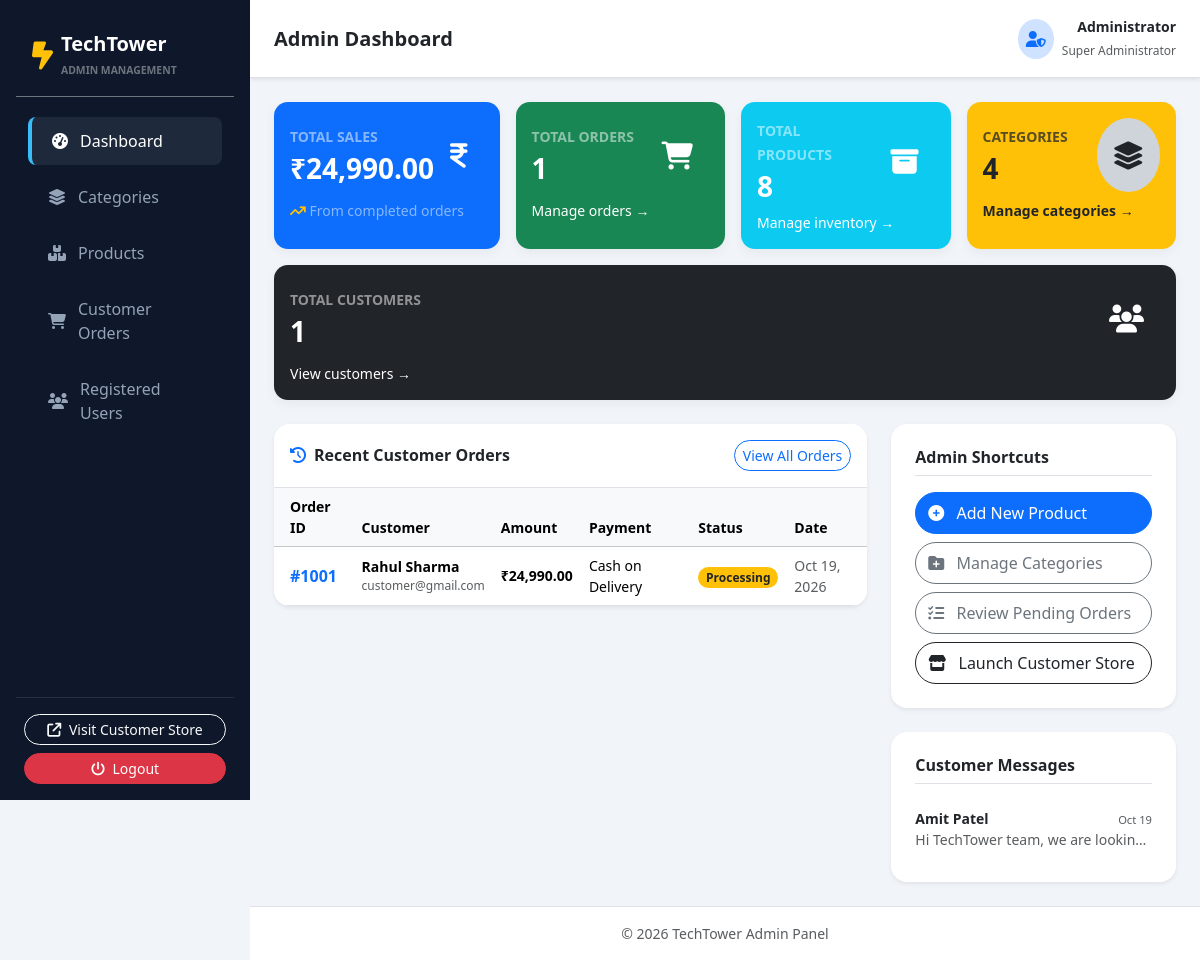
/admin/index.php (signed in), run on the app's committed database.
### tables this page shows
CREATE TABLE `orders` (
  `id` INT AUTO_INCREMENT PRIMARY KEY,
  `user_id` INT NOT NULL,
  `customer_name` VARCHAR(100) NOT NULL,
  `customer_email` VARCHAR(150) NOT NULL,
  `customer_mobile` VARCHAR(20) NOT NULL,
  `shipping_address` TEXT NOT NULL,
  `city` VARCHAR(100) NOT NULL,
  `state` VARCHAR(100) NOT NULL,
  `pincode` VARCHAR(20) NOT NULL,
  `total_amount` DECIMAL(10,2) NOT NULL,
  `payment_method` VARCHAR(50) NOT NULL,
  `payment_status` ENUM('Pending', 'Paid', 'Failed') DEFAULT 'Pending',
  `order_status` ENUM('Pending', 'Confirmed', 'Processing', 'Shipped', 'Delivered', 'Cancelled') DEFAULT 'Pending',
  `created_at` TIMESTAMP DEFAULT CURRENT_TIMESTAMP,
  FOREIGN KEY (`user_id`) REFERENCES `users`(`id`) ON DELETE CASCADE
);

CREATE TABLE `contacts` (
  `id` INT AUTO_INCREMENT PRIMARY KEY,
  `name` VARCHAR(100) NOT NULL,
  `email` VARCHAR(150) NOT NULL,
  `phone` VARCHAR(20) DEFAULT NULL,
  `subject` VARCHAR(200) DEFAULT NULL,
  `message` TEXT NOT NULL,
  `status` ENUM('unread', 'read') DEFAULT 'unread',
  `created_at` TIMESTAMP DEFAULT CURRENT_TIMESTAMP
);

### config/db.php (called while the page is built, shortened)
<?php
function format_price($amount) {
    return CURRENCY . number_format((float)$amount, 2);
}
?>

### admin/index.php (the view)
<?php
$admin_page_title = "Admin Dashboard";
require_once __DIR__ . '/includes/header.php';
$total_users = $pdo->query("SELECT COUNT(*) FROM users WHERE role = 'customer'")->fetchColumn();
$total_categories = $pdo->query("SELECT COUNT(*) FROM categories")->fetchColumn();
$total_products = $pdo->query("SELECT COUNT(*) FROM products")->fetchColumn();
$total_orders = $pdo->query("SELECT COUNT(*) FROM orders")->fetchColumn();
$total_revenue = $pdo->query("SELECT COALESCE(SUM(total_amount), 0) FROM orders WHERE order_status != 'Cancelled'")->fetchColumn();
$recent_orders = $pdo->query("SELECT * FROM orders ORDER BY created_at DESC LIMIT 5")->fetchAll();
try {
    $pdo->query("UPDATE contacts SET message = REPLACE(message, 'ElectroTech', 'TechTower') WHERE message LIKE '%ElectroTech%'");
} catch (Exception $e) {}
$recent_inquiries = $pdo->query("SELECT * FROM contacts ORDER BY created_at DESC LIMIT 3")->fetchAll();
?>
<div class="row g-3 mb-4">
    <div class="col-12 col-sm-6 col-xl">
        <div class="card stat-card bg-primary text-white p-3 h-100">
            <div class="d-flex justify-content-between align-items-center">
                <div>
                    <span class="small text-white-50 text-uppercase fw-bold">Total Sales</span>
                    <h3 class="fw-bold mb-0 mt-1"><?= format_price($total_revenue) ?></h3>
                </div>
                <div class="rounded-circle bg-white-subtle p-3 fs-3 text-white">
                    <i class="fa fa-indian-rupee-sign"></i>
                </div>
            </div>
            <div class="small text-white-50 mt-2">
                <i class="fa fa-arrow-trend-up text-warning"></i> From completed orders
            </div>
        </div>
    </div>
    <div class="col-12 col-sm-6 col-xl">
        <div class="card stat-card bg-success text-white p-3 h-100">
            <div class="d-flex justify-content-between align-items-center">
                <div>
                    <span class="small text-white-50 text-uppercase fw-bold">Total Orders</span>
                    <h3 class="fw-bold mb-0 mt-1"><?= number_format($total_orders) ?></h3>
                </div>
                <div class="rounded-circle bg-white-subtle p-3 fs-3 text-white">
                    <i class="fa fa-cart-shopping"></i>
                </div>
            </div>
            <div class="small text-white-50 mt-2">
                <a href="orders.php" class="text-white text-decoration-none">Manage orders &rarr;</a>
            </div>
        </div>
    </div>
    <div class="col-12 col-sm-6 col-xl">
        <div class="card stat-card bg-info text-white p-3 h-100">
            <div class="d-flex justify-content-between align-items-center">
                <div>
                    <span class="small text-white-50 text-uppercase fw-bold">Total Products</span>
                    <h3 class="fw-bold mb-0 mt-1"><?= number_format($total_products) ?></h3>
                </div>
                <div class="rounded-circle bg-white-subtle p-3 fs-3 text-white">
                    <i class="fa fa-box-archive"></i>
                </div>
            </div>
            <div class="small text-white-50 mt-2">
                <a href="products.php" class="text-white text-decoration-none">Manage inventory &rarr;</a>
            </div>
        </div>
    </div>
    <div class="col-12 col-sm-6 col-xl">
        <div class="card stat-card bg-warning text-dark p-3 h-100">
            <div class="d-flex justify-content-between align-items-center">
                <div>
                    <span class="small text-muted text-uppercase fw-bold">Categories</span>
                    <h3 class="fw-bold mb-0 mt-1"><?= number_format($total_categories) ?></h3>
                </div>
                <div class="rounded-circle bg-dark-subtle p-3 fs-3 text-dark">
                    <i class="fa fa-layer-group"></i>
                </div>
            </div>
            <div class="small text-muted mt-2">
                <a href="categories.php" class="text-dark fw-bold text-decoration-none">Manage categories &rarr;</a>
            </div>
        </div>
    </div>
    <div class="col-12 col-sm-6 col-xl">
        <div class="card stat-card bg-dark text-white p-3 h-100">
            <div class="d-flex justify-content-between align-items-center">
                <div>
                    <span class="small text-white-50 text-uppercase fw-bold">Total Customers</span>
                    <h3 class="fw-bold mb-0 mt-1"><?= number_format($total_users) ?></h3>
                </div>
                <div class="rounded-circle bg-white-subtle p-3 fs-3 text-white">
                    <i class="fa fa-users"></i>
                </div>
            </div>
            <div class="small text-white-50 mt-2">
                <a href="users.php" class="text-white text-decoration-none">View customers &rarr;</a>
            </div>
        </div>
    </div>
</div>
<div class="row g-4">
    <div class="col-lg-8">
        <div class="card border-0 shadow-sm rounded-4 overflow-hidden bg-white">
            <div class="card-header bg-white py-3 d-flex justify-content-between align-items-center border-bottom">
                <h6 class="fw-bold mb-0"><i class="fa fa-clock-rotate-left text-primary me-2"></i>Recent Customer Orders</h6>
                <a href="orders.php" class="btn btn-outline-primary btn-sm rounded-pill">View All Orders</a>
            </div>
            <div class="table-responsive">
                <table class="table align-middle mb-0">
                    <thead class="table-light small">
                        <tr>
                            <th class="ps-3">Order ID</th>
                            <th>Customer</th>
                            <th>Amount</th>
                            <th>Payment</th>
                            <th>Status</th>
                            <th>Date</th>
                        </tr>
                    </thead>
                    <tbody>
                        <?php if (empty($recent_orders)): ?>
                            <tr><td colspan="6" class="text-center py-4 text-muted">No orders found.</td></tr>
                        <?php else: ?>
                            <?php foreach ($recent_orders as $ord): ?>
                                <?php
                                $badge_color = match($ord['order_status']) {
                                    'Delivered'  => 'success',
                                    'Shipped'    => 'info',
                                    'Processing' => 'warning text-dark',
                                    'Cancelled'  => 'danger',
                                    default      => 'secondary'
                                };
                                ?>
                                <tr>
                                    <td class="ps-3 fw-bold text-primary">#<?= $ord['id'] ?></td>
                                    <td>
                                        <div class="fw-semibold small"><?= htmlspecialchars($ord['customer_name']) ?></div>
                                        <div class="text-muted" style="font-size: 0.75rem;"><?= htmlspecialchars($ord['customer_email']) ?></div>
                                    </td>
                                    <td class="fw-bold small"><?= format_price($ord['total_amount']) ?></td>
                                    <td class="small"><?= htmlspecialchars($ord['payment_method']) ?></td>
                                    <td>
                                        <span class="badge bg-<?= $badge_color ?> rounded-pill small">
                                            <?= htmlspecialchars($ord['order_status']) ?>
                                        </span>
                                    </td>
                                    <td class="small text-muted"><?= date('M d, Y', strtotime($ord['created_at'])) ?></td>
                                </tr>
                            <?php endforeach; ?>
                        <?php endif; ?>
                    </tbody>
                </table>
            </div>
        </div>
    </div>
    <div class="col-lg-4">
        <div class="card border-0 shadow-sm rounded-4 p-4 bg-white mb-4">
            <h6 class="fw-bold mb-3 border-bottom pb-2">Admin Shortcuts</h6>
            <div class="d-grid gap-2">
                <a href="products.php?action=create" class="btn btn-primary rounded-pill text-start py-2">
                    <i class="fa fa-plus-circle me-2"></i> Add New Product
                </a>
                <a href="categories.php" class="btn btn-outline-secondary rounded-pill text-start py-2">
                    <i class="fa fa-folder-plus me-2"></i> Manage Categories
                </a>
                <a href="orders.php" class="btn btn-outline-secondary rounded-pill text-start py-2">
                    <i class="fa fa-list-check me-2"></i> Review Pending Orders
                </a>
                <a href="../index.php" target="_blank" class="btn btn-outline-dark rounded-pill text-start py-2">
                    <i class="fa fa-store me-2"></i> Launch Customer Store
                </a>
            </div>
        </div>
        <div class="card border-0 shadow-sm rounded-4 p-4 bg-white">
            <h6 class="fw-bold mb-3 border-bottom pb-2">Customer Messages</h6>
            <?php if (empty($recent_inquiries)): ?>
                <p class="small text-muted mb-0">No new messages received.</p>
            <?php else: ?>
                <div class="list-group list-group-flush">
                    <?php foreach ($recent_inquiries as $msg): ?>
                        <div class="list-group-item px-0 py-2">
                            <div class="d-flex justify-content-between align-items-baseline">
                                <strong class="small"><?= htmlspecialchars($msg['name']) ?></strong>
                                <small class="text-muted" style="font-size: 0.7rem;"><?= date('M d', strtotime($msg['created_at'])) ?></small>
                            </div>
                            <p class="small text-muted mb-0 text-truncate"><?= htmlspecialchars(str_replace('ElectroTech', 'TechTower', $msg['message'])) ?></p>
                        </div>
                    <?php endforeach; ?>
                </div>
            <?php endif; ?>
        </div>
    </div>
</div>
<?php require_once __DIR__ . '/includes/footer.php'; ?>

### admin/includes/header.php (shortened to what this page needs)
<?php
$current_page = basename($_SERVER['PHP_SELF']);
?>
<!DOCTYPE html>
<html lang="en">
<head>
    <link href="https://cdn.jsdelivr.net/npm/bootstrap@5.3.3/dist/css/bootstrap.min.css" rel="stylesheet">
    <link rel="stylesheet" href="https://cdnjs.cloudflare.com/ajax/libs/font-awesome/6.5.2/css/all.min.css">
</head>
<body>
<div id="sidebar" class="d-flex flex-column p-3">
    <div class="px-3 py-3 border-bottom border-secondary mb-3">
        <a href="index.php" class="text-white text-decoration-none d-flex align-items-center">
            <i class="fa fa-bolt-lightning text-warning fs-3 me-2"></i>
            <div>
                <h5 class="fw-bold mb-0 text-white">TechTower</h5>
                <small class="text-secondary text-uppercase fw-semibold" style="font-size: 0.65rem;">Admin Management</small>
            </div>
        </a>
    </div>
    <ul class="nav nav-pills flex-column mb-auto">
        <li class="nav-item">
            <a href="index.php" class="nav-link <?= $current_page === 'index.php' ? 'active' : '' ?>">
                <i class="fa fa-gauge-high"></i> Dashboard
            </a>
        </li>
        <li>
            <a href="categories.php" class="nav-link <?= $current_page === 'categories.php' ? 'active' : '' ?>">
                <i class="fa fa-layer-group"></i> Categories
            </a>
        </li>
        <li>
            <a href="products.php" class="nav-link <?= $current_page === 'products.php' ? 'active' : '' ?>">
                <i class="fa fa-boxes-stacked"></i> Products
            </a>
        </li>
        <li>
            <a href="orders.php" class="nav-link <?= $current_page === 'orders.php' ? 'active' : '' ?>">
                <i class="fa fa-cart-shopping"></i> Customer Orders
            </a>
        </li>
        <li>
            <a href="users.php" class="nav-link <?= $current_page === 'users.php' ? 'active' : '' ?>">
                <i class="fa fa-users"></i> Registered Users
            </a>
        </li>
    </ul>
    <hr class="border-secondary">
    <div class="px-2">
        <a href="../index.php" target="_blank" class="btn btn-outline-light btn-sm w-100 rounded-pill mb-2">
            <i class="fa fa-arrow-up-right-from-square me-1"></i> Visit Customer Store
        </a>
        <a href="logout.php" class="btn btn-danger btn-sm w-100 rounded-pill">
            <i class="fa fa-power-off me-1"></i> Logout
        </a>
    </div>
</div>
<div id="main-content">
    <nav class="navbar navbar-expand-lg navbar-white bg-white border-bottom py-3 px-4 sticky-top shadow-sm">
        <div class="container-fluid p-0">
            <h5 class="fw-bold mb-0 text-dark"><?= isset($admin_page_title) ? htmlspecialchars($admin_page_title) : 'Dashboard' ?></h5>
            <div class="ms-auto d-flex align-items-center gap-3">
                <div class="d-flex align-items-center text-dark">
                    <span class="rounded-circle bg-primary-subtle text-primary p-2 me-2">
                        <i class="fa fa-user-shield"></i>
                    </span>
                    <div class="d-none d-sm-block text-end">
                        <div class="fw-bold small"><?= htmlspecialchars($_SESSION['admin_name'] ?? 'Admin') ?></div>
                        <small class="text-muted" style="font-size: 0.75rem;">Super Administrator</small>
                    </div>
                </div>
            </div>
        </div>
    </nav>
    <div class="p-4 flex-grow-1">

### admin/includes/footer.php (shortened to what this page needs)
    </div>
    <footer class="bg-white border-top py-3 px-4 text-center text-muted small mt-auto">
        &copy; <?= date('Y') ?> TechTower Admin Panel </footer>
</div>
</body>
</html>

### admin/includes/header.php (style rules this page uses)
:root { --sidebar-width: 250px; --sidebar-bg: #0f172a; --sidebar-color: #94a3b8; --sidebar-hover: #38bdf8; }
body { font-family: 'Segoe UI', Tahoma, Geneva, Verdana, sans-serif; background-color: #f1f5f9; min-height: 100vh; }
#sidebar { width: var(--sidebar-width); min-height: 100vh; background-color: var(--sidebar-bg); transition: all 0.3s; position: fixed; top: 0; left: 0; z-index: 1000; }
#sidebar .nav-link { color: var(--sidebar-color); padding: 12px 20px; font-weight: 500; border-radius: 8px; margin: 4px 12px; display: flex; align-items: center; gap: 12px; transition: all 0.2s; }
#sidebar .nav-link:hover, #sidebar .nav-link.active { color: #ffffff; background-color: #1e293b; border-left: 4px solid var(--sidebar-hover); }
#main-content { margin-left: var(--sidebar-width); min-height: 100vh; display: flex; flex-direction: column; }
.stat-card { border: 0; border-radius: 14px; box-shadow: 0 4px 12px rgba(0,0,0,0.05); transition: transform 0.2s; }

### data on the page
orders: id "1001", customer_name "Rahul Sharma", customer_email "customer@gmail.com", total_amount "₹24,990.00", payment_method "Cash on Delivery", order_status "Processing", created_at "Oct 19, 2026"
contacts: name "Amit Patel", created_at "Oct 19", message "Hi TechTower team, we are lookin…"

### other printed values
$admin_page_title "Admin Dashboard"
$_SESSION['admin_name'] "Administrator"
format_price($total_revenue) "₹24,990.00"
$total_orders "1"
$total_products "8"
$total_categories "4"
$total_users "1"
